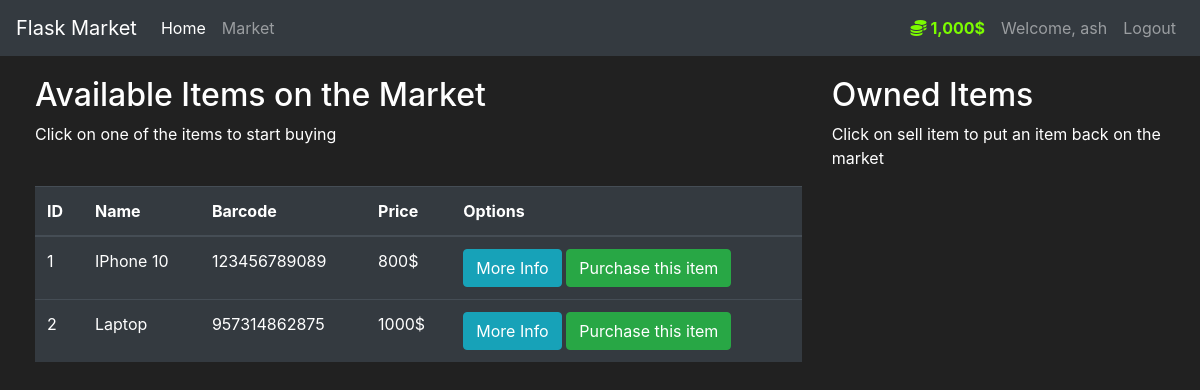
The page /market (signed in) on the database its author committed.
### market/models.py (models this page shows, shortened)
class User(db.Model, UserMixin):
    id = db.Column(db.Integer(), primary_key=True)
    username = db.Column(db.String(length=30), nullable=False, unique=True)
    email_address = db.Column(db.String(length=50), nullable=False, unique=True)
    password_hash = db.Column(db.String(length=60), nullable=False)
    budget = db.Column(db.Integer(), nullable=False, default=1000)
    items = db.relationship("Item", backref="owned_user", lazy=True)
    @property
    def prettier_budget(self):
        if len(str(self.budget)) >= 4:
            return f"{str(self.budget)[:-3]},{str(self.budget)[-3:]}$"
        else:
            return f"{self.budget}$"
    @property
    def password(self):
        return self.password

class Item(db.Model):
    id = db.Column(db.Integer(), primary_key=True)
    name = db.Column(db.String(length=30), nullable=False, unique=True)
    price = db.Column(db.Integer(), nullable=False)
    barcode = db.Column(db.String(length=12), nullable=False, unique=True)
    description = db.Column(db.String(length=1024), nullable=False, unique=True)
    owner = db.Column(db.Integer(), db.ForeignKey("user.id"))

### market/routes.py (the view, shortened to what this page needs)
@app.route("/market", methods=["GET", "POST"])
@login_required
def market_page():
    purchase_form = PurchaseItemForm()
    selling_form = SellItemForm()
    if request.method == "GET":
        items = Item.query.filter_by(owner=None)
        owned_items = Item.query.filter_by(owner=current_user.id)
        return render_template(
            "market.html",
            items=items,
            purchase_form=purchase_form,
            owned_items=owned_items,
            selling_form=selling_form,
        )

### market/models.py (called while the page is built)
@login_manager.user_loader
def load_user(user_id):
    return User.query.get(int(user_id))

### market/templates/market.html (shortened to what this page needs)
{% extends "base.html" %}
{% block content %}
<div class="row" style="margin-top: 20px; margin-left: 20px;">
  <div class="col-8">
    <h2>Available Items on the Market</h2>
    <p>Click on one of the items to start buying</p>
    <br>
    <table class="table table-hover table-dark">
        <thead>
            <tr>
                <th scope="col">ID</th>
                <th scope="col">Name</th>
                <th scope="col">Barcode</th>
                <th scope="col">Price</th>
                <th scope="col">Options</th>
            </tr>
        </thead>
        <tbody>
            {% for item in items %}
            <tr>
                <td>{{ item.id }}</td>
                <td>{{ item.name }}</td>
                <td>{{ item.barcode }}</td>
                <td>{{ item.price }}$</td>
                <td>
                    <button class="btn btn-outline btn-info" data-toggle="modal" data-target="#Modal-MoreInfo-{{ item.id }}">More Info</button>
                    <button class="btn btn-outline btn-success" data-toggle="modal" data-target="#Modal-PurchaseConfirm-{{ item.id }}">
                        Purchase this item
                    </button>
                </td>
            </tr>
            {% endfor %}
        </tbody>
    </table>
  </div>
  <div class="col-4">
    <h2>Owned Items</h2>
    <p>Click on sell item to put an item back on the market</p>
    <br>
  </div>
</div>
{% endblock %}

### market/templates/base.html (shortened to what this page needs)
<!DOCTYPE html>
<html lang="en">
    <head>
        <link
            rel="stylesheet"
            href="https://cdn.jsdelivr.net/npm/bootstrap@4.5.3/dist/css/bootstrap.min.css"
        />
    </head>
    <body>
        <nav class="navbar navbar-expand-md navbar-dark bg-dark">
            <a class="navbar-brand" href="#">Flask Market</a>
            <div class="collapse navbar-collapse" id="navbarNav">
                <ul class="navbar-nav mr-auto">
                    <li class="nav-item active">
                        <a class="nav-link" href="{{ url_for('home_page') }}"
                            >Home <span class="sr-only">(current)</span></a
                        >
                    </li>
                    <li class="nav-item">
                        <a class="nav-link" href="{{ url_for('market_page') }}"
                            >Market</a
                        >
                    </li>
                </ul>
                {% if current_user.is_authenticated %}
                    <ul class="navbar-nav">
                        <li class="nav-item">
                            <a class="nav-link" style="color: lawngreen; font-weight: bold;">
                                <i class="fas fa-coins"></i>
                                {{ current_user.prettier_budget }}
                            </a>
                        </li>
                        <li class="nav-item">
                            <a class="nav-link">Welcome, {{ current_user.username }}</a>
                        </li>
                        <li class="nav-item">
                            <a class="nav-link" href="{{ url_for('logout_page') }}">Logout</a>
                        </li>
                    </ul>
                {% endif %}
            </div>
        </nav>
        {% block content %} {% endblock %}
    </body>
</html>

### market/templates/base.html (style rules this page uses)
body { background-color: #212121; color: white; }

### rows shown on the page
User: prettier_budget "1,000$", username "ash"
Item: id "1", name "IPhone 10", barcode "123456789089", price "800"
Item: id "2", name "Laptop", barcode "957314862875", price "1000"
